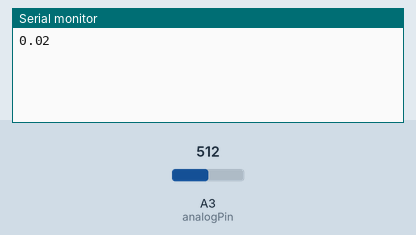
Simulated run of this sketch. Board: Arduino Uno, built with avr-gcc and run on an emulated ATmega328P. Shown: the last lines printed to the serial monitor. The test bench sets the inputs (shaded band); at power-on: A3 (analogPin) = 512.

Above: at 1.2 s.
1.3 s: A3 (analogPin) set to 716
At 2.5 s:
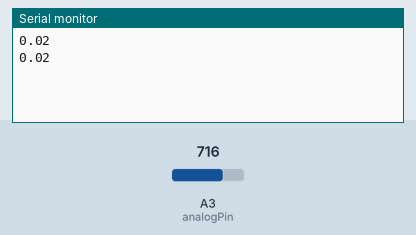
2.8 s: A3 (analogPin) set to 900
At 3.3 s:
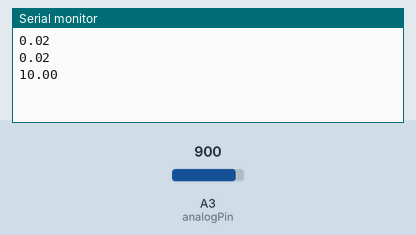
Timing chart, 0 to 5.8 s (numbered marks = the images above; inputs shaded):
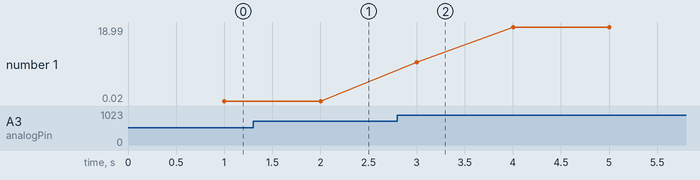

The sketch:

ACS712_calib.ino
```cpp
const int analogPin = A3;
const int cf  = 1;
const int sensitivity = 0.185;

void setup() {
  // put your setup code here, to run once:
  Serial.begin(9600);
}

void loop() {
  // put your main code here, to run repeatedly:
  int rc1 = analogRead(analogPin);
  int rc2 = analogRead(analogPin);
  delay(1000);
  int rc3 = analogRead(analogPin);
  int rc4 = analogRead(analogPin);
  float avgVal = (rc1 + rc2 + rc3 + rc4) / 4;
  float current = ((rc1 / 1023.0) * 5.0 - 2.5) / 0.1;
  Serial.println(current);
}
```

Measured:
- plotted number 1: 0.02 → 18.99 after the input at 2.8 s
